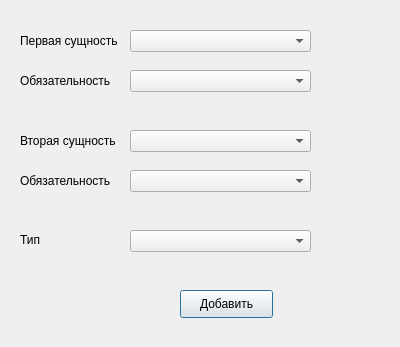
<?xml version="1.0" encoding="UTF-8"?>
<ui version="4.0">
 <class>relationWindow</class>
 <widget class="QDialog" name="relationWindow">
  <property name="geometry">
   <rect>
    <x>0</x>
    <y>0</y>
    <width>400</width>
    <height>347</height>
   </rect>
  </property>
  <property name="windowTitle">
   <string>Dialog</string>
  </property>
  <widget class="QComboBox" name="entityOne">
   <property name="geometry">
    <rect>
     <x>130</x>
     <y>30</y>
     <width>181</width>
     <height>22</height>
    </rect>
   </property>
  </widget>
  <widget class="QComboBox" name="entityTwo">
   <property name="geometry">
    <rect>
     <x>130</x>
     <y>130</y>
     <width>181</width>
     <height>22</height>
    </rect>
   </property>
  </widget>
  <widget class="QPushButton" name="addRelationBinary">
   <property name="geometry">
    <rect>
     <x>180</x>
     <y>290</y>
     <width>93</width>
     <height>28</height>
    </rect>
   </property>
   <property name="text">
    <string>Добавить</string>
   </property>
  </widget>
  <widget class="QLabel" name="label">
   <property name="geometry">
    <rect>
     <x>20</x>
     <y>30</y>
     <width>111</width>
     <height>21</height>
    </rect>
   </property>
   <property name="text">
    <string>Первая сущность</string>
   </property>
  </widget>
  <widget class="QLabel" name="label_2">
   <property name="geometry">
    <rect>
     <x>20</x>
     <y>130</y>
     <width>101</width>
     <height>21</height>
    </rect>
   </property>
   <property name="text">
    <string>Вторая сущность</string>
   </property>
  </widget>
  <widget class="QLabel" name="label_3">
   <property name="geometry">
    <rect>
     <x>20</x>
     <y>70</y>
     <width>101</width>
     <height>21</height>
    </rect>
   </property>
   <property name="text">
    <string>Обязательность</string>
   </property>
  </widget>
  <widget class="QLabel" name="label_4">
   <property name="geometry">
    <rect>
     <x>20</x>
     <y>170</y>
     <width>101</width>
     <height>21</height>
    </rect>
   </property>
   <property name="text">
    <string>Обязательность</string>
   </property>
  </widget>
  <widget class="QComboBox" name="comboBox">
   <property name="geometry">
    <rect>
     <x>130</x>
     <y>70</y>
     <width>181</width>
     <height>22</height>
    </rect>
   </property>
  </widget>
  <widget class="QComboBox" name="comboBox_2">
   <property name="geometry">
    <rect>
     <x>130</x>
     <y>170</y>
     <width>181</width>
     <height>22</height>
    </rect>
   </property>
  </widget>
  <widget class="QComboBox" name="comboBox_3">
   <property name="geometry">
    <rect>
     <x>130</x>
     <y>230</y>
     <width>181</width>
     <height>22</height>
    </rect>
   </property>
  </widget>
  <widget class="QLabel" name="label_5">
   <property name="geometry">
    <rect>
     <x>20</x>
     <y>230</y>
     <width>101</width>
     <height>20</height>
    </rect>
   </property>
   <property name="text">
    <string>Тип</string>
   </property>
  </widget>
 </widget>
 <resources/>
 <connections/>
</ui>
